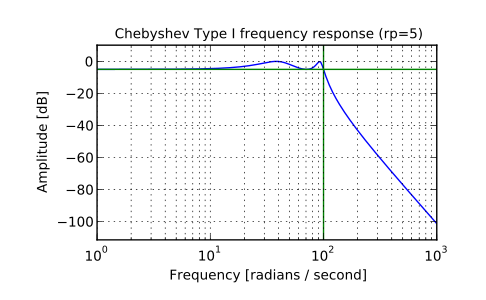

Here is the Python script that generated this plot:
# Plot the filter's frequency response, showing the critical points:

from scipy import signal
import matplotlib.pyplot as plt

b, a = signal.cheby1(4, 5, 100, 'low', analog=True)
w, h = signal.freqs(b, a)
plt.plot(w, 20 * np.log10(abs(h)))
plt.xscale('log')
plt.title('Chebyshev Type I frequency response (rp=5)')
plt.xlabel('Frequency [radians / second]')
plt.ylabel('Amplitude [dB]')
plt.margins(0, 0.1)
plt.grid(which='both', axis='both')
plt.axvline(100, color='green') # cutoff frequency
plt.axhline(-5, color='green') # rp
plt.show()
